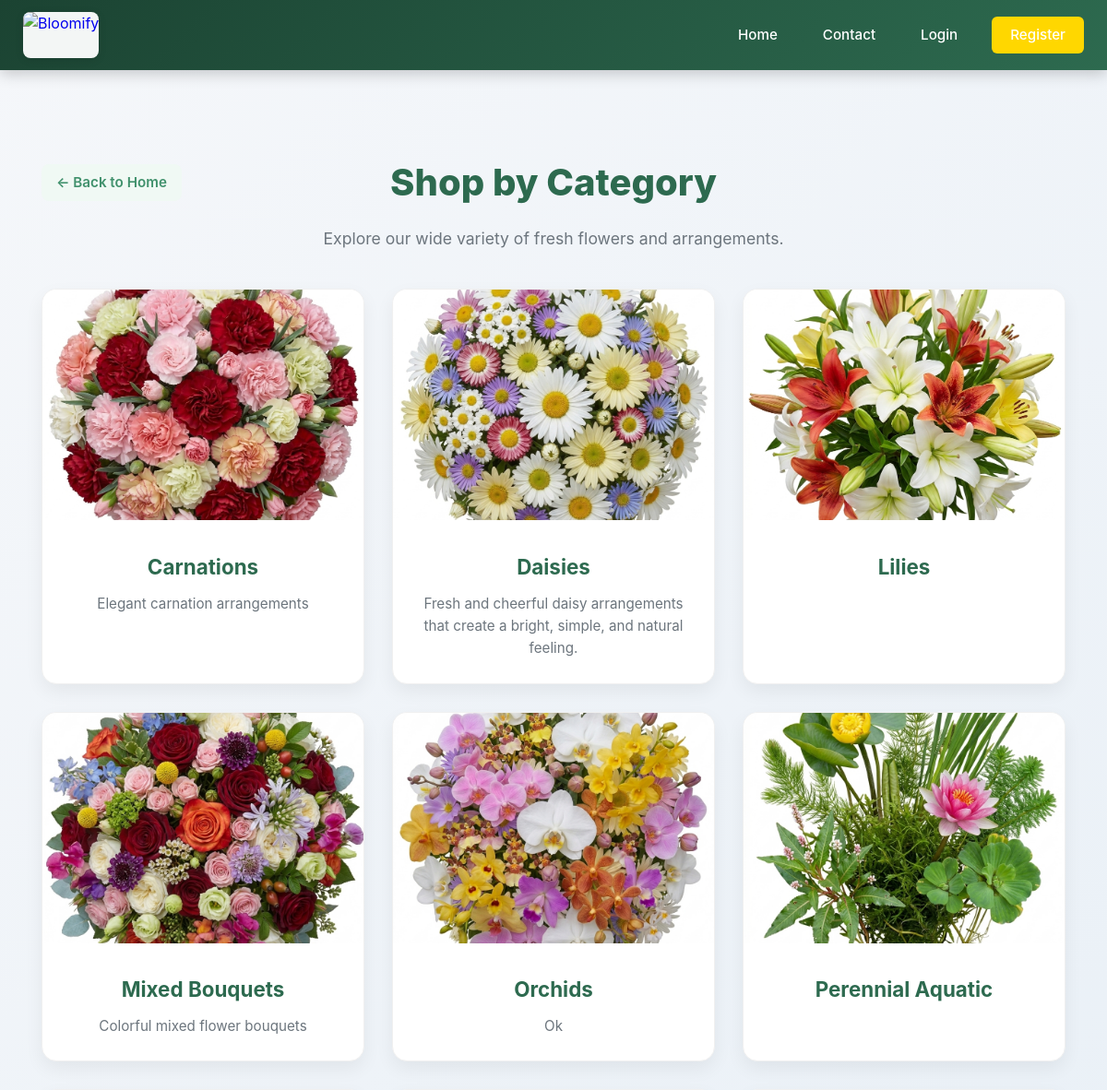
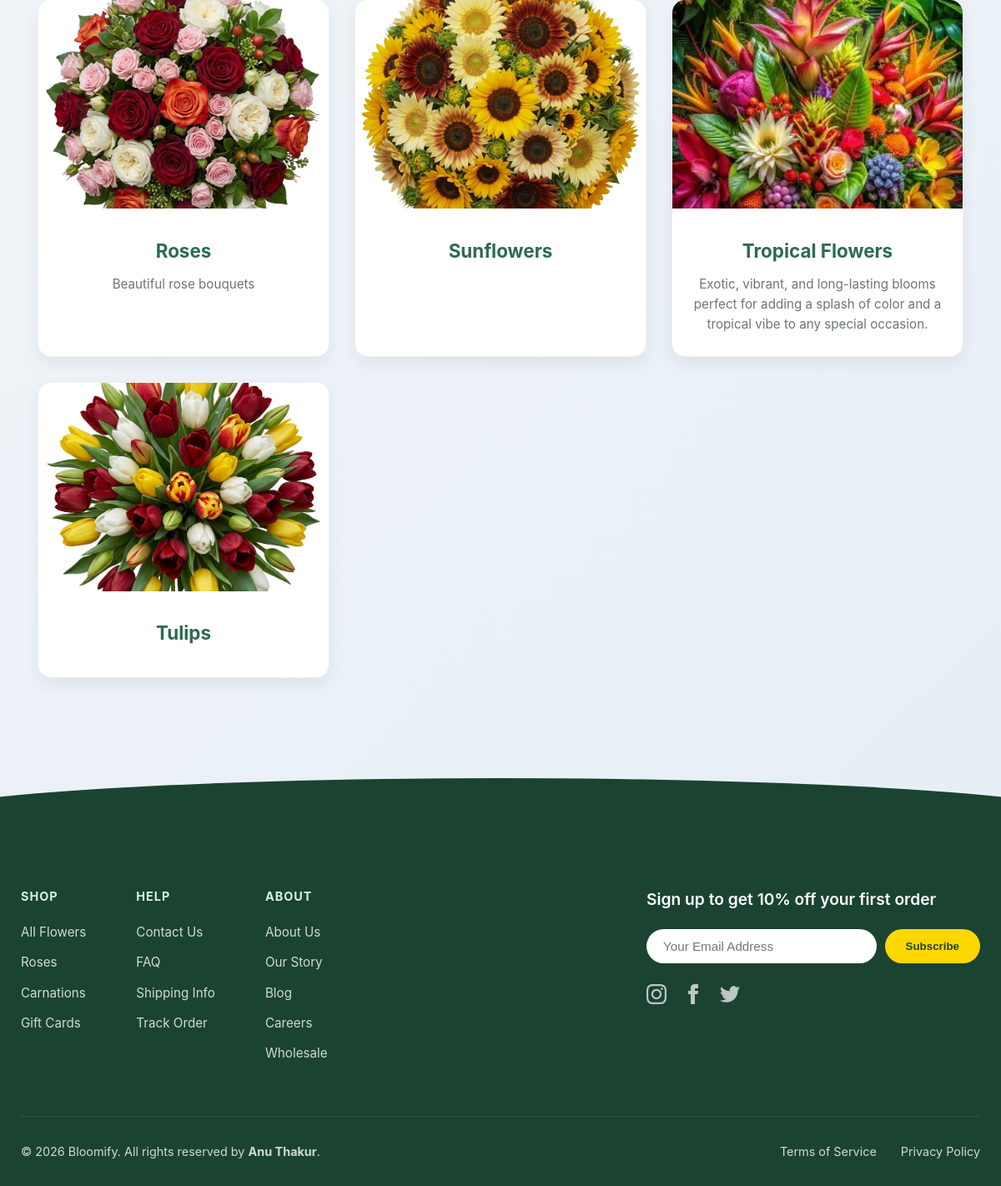
/categories.php, run on the app's committed database (2 pictures, top to bottom).
### tables this page shows
CREATE TABLE `categories` (
  `id` int(11) NOT NULL,
  `name` varchar(100) NOT NULL,
  `description` text DEFAULT NULL,
  `image` varchar(255) DEFAULT NULL,
  `created_at` timestamp NOT NULL DEFAULT current_timestamp()
);

### categories.php (the view, shortened to what this page needs)
<?php
require_once __DIR__ . '/includes/header.php';
$cat_sql = "SELECT id, name, image, description FROM categories ORDER BY name ASC";
$categories = $conn->query($cat_sql);
?>
<div class="page-header">
    <div class="page-header-content">
        <a href="index.php" class="btn-back-home">← Back to Home</a>
        <h1>Shop by Category</h1>
    </div>
    <p>Explore our wide variety of fresh flowers and arrangements.</p>
</div>
<div class="categories-container">
    <div class="category-grid">
        <?php if ($categories && $categories->num_rows > 0): ?>
            <?php while($cat = $categories->fetch_assoc()): ?>
                <a href="products.php?category=<?php echo $cat['id']; ?>" class="category-card">
                    <?php
                    $cat_image = !empty($cat['image']) ? $cat['image'] : '';
                    $colors = ['e8f5e9', 'fff3e0', 'fce4ec', 'e3f2fd', 'f3e5f5'];
                    $placeholder_color = $colors[$cat['id'] % count($colors)];
                    $img_src = !empty($cat_image) ? SITE_URL . '/assets/images/' . htmlspecialchars($cat_image) : 'https://via.placeholder.com/400x300/' . $placeholder_color . '/2d6a4f?text=' . urlencode($cat['name']);
                    ?>
                    <img src="<?php echo $img_src; ?>" alt="<?php echo htmlspecialchars($cat['name']); ?>" class="category-img">
                    <div class="category-info">
                        <h3 class="category-name"><?php echo htmlspecialchars($cat['name']); ?></h3>
                        <?php if (!empty($cat['description'])): ?>
                            <p class="category-desc"><?php echo htmlspecialchars($cat['description']); ?></p>
                        <?php endif; ?>
                    </div>
                </a>
            <?php endwhile; ?>
        <?php else: ?>
            <div class="empty-state">No categories available yet. Please check back soon!</div>
        <?php endif; ?>
    </div>
</div>
<?php require_once __DIR__ . '/includes/footer.php'; ?>

### assets/css/style.css (style rules this page uses)
* { margin: 0; padding: 0; box-sizing: border-box; }
body { font-family: 'Inter', 'Segoe UI', system-ui, sans-serif; background: linear-gradient(135deg, #f5f7fa 0%, #e4edf5 100%); color: #2d3748; line-height: 1.6; min-height: 100vh; display: flex; flex-direction: column; }

### categories.php (style rules this page uses)
.btn-back-home { display: inline-flex; align-items: center; gap: 8px; color: #40916c; text-decoration: none; font-weight: 600; font-size: 0.95rem; transition: all 0.3s; padding: 8px 16px; border-radius: 8px; background: #f0f9f4; }
.page-header { padding: 60px 20px 40px; max-width: 1200px; margin: 0 auto; }
.page-header-content { display: grid; grid-template-columns: 1fr auto 1fr; align-items: center; gap: 20px; }
.btn-back-home { justify-self: start; }
.page-header h1 { justify-self: center; font-size: 2.5rem; color: #2d6a4f; font-weight: 800; margin: 0; }
.page-header p { color: #6c757d; font-size: 1.1rem; margin: 15px 0 0 0; text-align: center; width: 100%; }
.categories-container { padding: 0 20px 80px; max-width: 1200px; margin: 0 auto; }
.category-grid { display: grid; grid-template-columns: repeat(auto-fit, minmax(280px, 1fr)); gap: 30px; }
.category-card { background: white; border-radius: 16px; overflow: hidden; box-shadow: 0 8px 20px rgba(0,0,0,0.06); transition: transform 0.3s, box-shadow 0.3s; text-decoration: none; color: inherit; border: 1px solid #f0f0f0; }
.category-img { width: 100%; height: 250px; object-fit: cover; transition: transform 0.5s; }
.category-info { padding: 25px; text-align: center; }
.category-name { font-size: 1.4rem; font-weight: 700; color: #2d6a4f; margin-bottom: 10px; }
.category-desc { color: #6c757d; font-size: 0.95rem; line-height: 1.6; margin: 0; }

### data on the page
categories: image (picture), name "Carnations", description "Elegant carnation arrangements"
categories: image (picture), name "Daisies", description "Fresh and cheerful daisy arrangements that create a bright, simple, and natural feeling."
categories: image (picture), name "Lilies"
categories: image (picture), name "Mixed Bouquets", description "Colorful mixed flower bouquets"
categories: image (picture), name "Orchids", description "Ok"
categories: image (picture), name "Perennial Aquatic"
categories: image (picture), name "Roses", description "Beautiful rose bouquets"
categories: image (picture), name "Sunflowers"
categories: image (picture), name "Tropical Flowers", description "Exotic, vibrant, and long-lasting blooms perfect for adding a splash of color and a tropical vibe to any special occasion."
categories: image (picture), name "Tulips"
